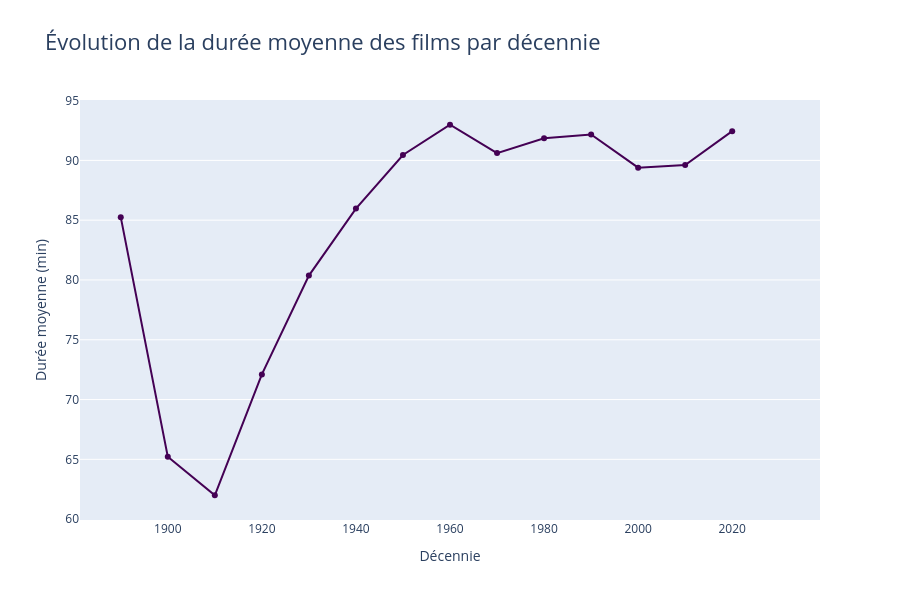

Notebook code for this chart:
### Code cell
movies = pd.read_csv("movies_final.csv")

#--------------------------------------------------------------------------------------------
# KPI 1 - EVOLUTION DUREE DES FILMS PAR DECENNIE
#--------------------------------------------------------------------------------------------
runtime_decennie = movies.groupby("decennie")["runtime_final"].mean().reset_index()
print(runtime_decennie.head())

import pandas as pd
import matplotlib.pyplot as plt
import seaborn as sns
movies = pd.read_csv("movies_final.csv")

#--------------------------------------------------------------------------------------------
# KPI 1 - EVOLUTION DUREE DES FILMS PAR DECENNIE
#--------------------------------------------------------------------------------------------
runtime_decennie = (
    movies.groupby("decennie")["runtime_final"]
    .mean()
    .reset_index()
)

fig = px.line(
    runtime_decennie,
    x="decennie",
    y="runtime_final",
    markers=True,
    title="Évolution de la durée moyenne des films par décennie",
    labels={
        "decennie": "Décennie",
        "runtime_final": "Durée moyenne (min)"
    },
    color_discrete_sequence=px.colors.sequential.Viridis
)

fig.update_layout(
    height=600,
    title_font_size=22
)

# 🔥 Enlever le quadrillage
fig.update_xaxes(showgrid=False)
fig.update_yaxes(showgrid=True)

fig.show()

fig.write_image("plots/EVOL_DUREE_FILMS_DECENNIE.png")

### Figure 1 — Plotly figure (JSON) as saved in the notebook; plotly's stock layout.template omitted (floating-point values rounded to 4 significant figures)
{"data": [{"hovertemplate": "Décennie=%{x}<br>Durée moyenne (min)=%{y}<extra></extra>", "legendgroup": "", "line": {"color": "#440154", "dash": "solid"}, "marker": {"symbol": "circle"}, "mode": "lines+markers", "name": "", "orientation": "v", "showlegend": false, "type": "scatter", "x": [1890.0, 1900.0, 1910.0, 1920.0, 1930.0, 1940.0, 1950.0, 1960.0, 1970.0, 1980.0, 1990.0, 2000.0, 2010.0, 2020.0, 2030.0], "xaxis": "x", "y": [85.25, 65.22, 62.0, 72.1, 80.37, 85.97, 90.45, 92.98, 90.61, 91.84, 92.17, 89.39, 89.62, 92.44, NaN], "yaxis": "y"}], "layout": {"height": 600, "legend": {"tracegroupgap": 0}, "title": {"font": {"size": 22}, "text": "Évolution de la durée moyenne des films par décennie"}, "xaxis": {"anchor": "y", "domain": [0, 1], "showgrid": false, "title": {"text": "Décennie"}}, "yaxis": {"anchor": "x", "domain": [0, 1], "showgrid": true, "title": {"text": "Durée moyenne (min)"}}}}
